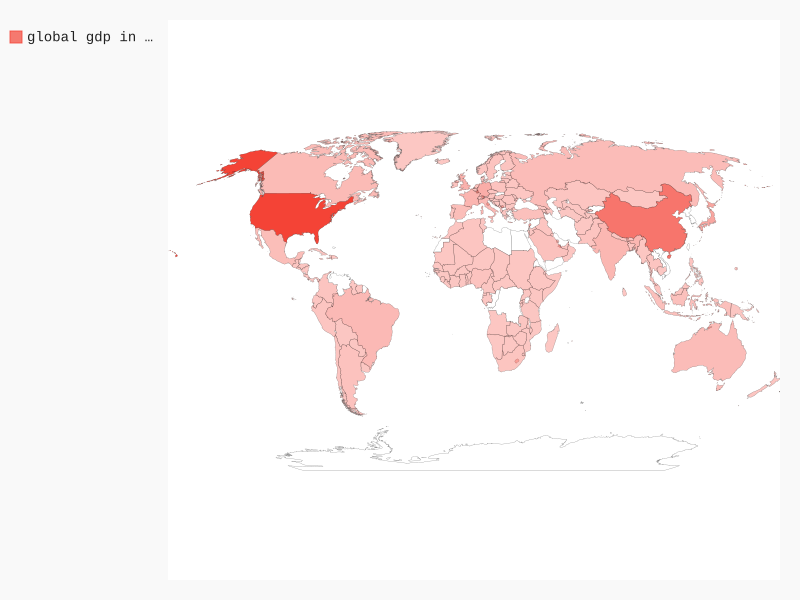

Source code (Python):
import json
import pygal
from get_code import get_country_codes

filename = 'gdp_json.json'

with open(filename) as file_object:
    gdp_data = json.load(file_object)

gdp_world = {}

for gdp_dict in gdp_data:
    if gdp_dict['Year'] == 2015:
        country_name = gdp_dict['Country Name']
        gdp = int(float(gdp_dict['Value']))
        code = get_country_codes(country_name)
        if code:
            gdp_world[code] = gdp

print(gdp_world)

worldmap = pygal.maps.world.World()
worldmap.add('global gdp in 2015', gdp_world)
worldmap.render_to_file('gdp.svg')
